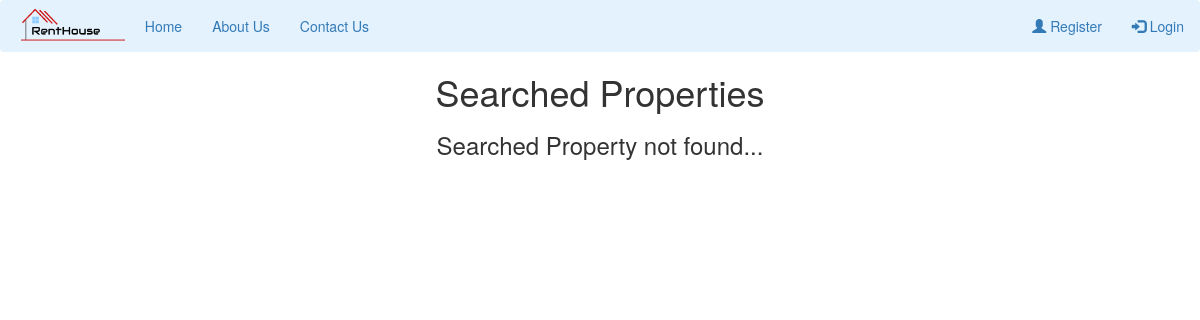
The app's page /search-property.php, older data.
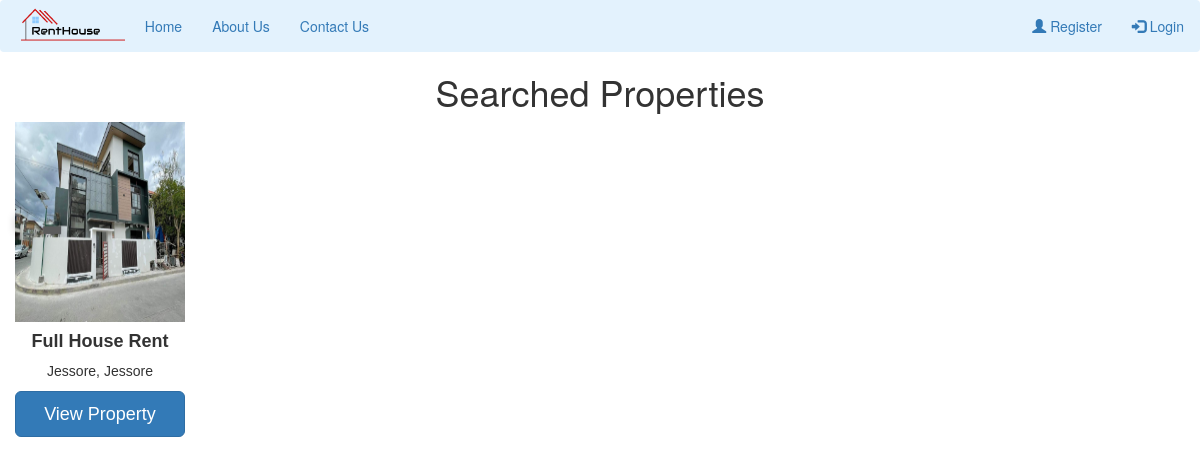
The same page, newer data.
### tables this page shows
CREATE TABLE `add_property` (
  `property_id` int(10) NOT NULL,
  `country` varchar(50) NOT NULL,
  `province` varchar(50) NOT NULL,
  `zone` varchar(50) NOT NULL,
  `district` varchar(50) NOT NULL,
  `city` varchar(100) NOT NULL,
  `vdc_municipality` varchar(50) NOT NULL,
  `ward_no` int(10) NOT NULL,
  `tole` varchar(100) NOT NULL,
  `contact_no` varchar(30) NOT NULL,
  `property_type` varchar(50) NOT NULL,
  `estimated_price` bigint(10) NOT NULL,
  `total_rooms` int(10) NOT NULL,
  `bedroom` int(10) NOT NULL,
  `living_room` int(10) NOT NULL,
  `kitchen` int(10) NOT NULL,
  `bathroom` int(10) NOT NULL,
  `description` varchar(2000) NOT NULL,
  `latitude` decimal(9,6) NOT NULL,
  `longitude` decimal(9,6) NOT NULL,
  `owner_id` int(10) NOT NULL,
  `booked` varchar(255) NOT NULL
);

CREATE TABLE `property_photo` (
  `property_photo_id` int(12) NOT NULL,
  `p_photo` varchar(500) NOT NULL,
  `property_id` int(11) NOT NULL
);

### search-property.php (the view, shortened to what this page needs)
<?php
include("navbar.php");
 ?>
 <?php
include("config/config.php");
 ?>
<!DOCTYPE html>
<html>
<head>
</head>
<body>
<?php
$q_string = $_POST['search_property'];
$sql="SELECT * FROM add_property where concat(zone,district,province,city,tole,property_type,country) like '%$q_string%'";
    $query=mysqli_query($db,$sql);
    echo '<center><h1>Searched Properties</h1></center>';
    if(mysqli_num_rows($query)>0)
    {
      while ($rows=mysqli_fetch_assoc($query)) {
        $property_id=$rows['property_id'];
?>
<div class="col-sm-2">
<div class="card">
<?php
        $sql2="SELECT * FROM property_photo where property_id='$property_id'";
    $query2=mysqli_query($db,$sql2);
    if(mysqli_num_rows($query2)>0)
    {
      $row=mysqli_fetch_assoc($query2);
        $photo=$row['p_photo'];
        echo  '<img class="image" src="owner/'.$photo.'">'; }?>
  <h4><b><?php echo $rows['property_type']; ?></b></h4>
  <p><?php echo $rows['city'].', '.$rows['district'] ?></p>
  <p><?php echo '<a href="view-property.php?property_id='.$rows['property_id'].'"  class="btn btn-lg btn-primary btn-block" >View Property </a><br>'; ?></p><br>
</div>
</div>
</body>
</html>
<?php
}
    }
    else{
    	echo "<center><h3>Searched Property not found...</h3></center>";
    }
    ?>

Row changes from the older to the newer data that the page shows:
added add_property: property_photo.p_photo (picture), property_type "Full House Rent", city "Jessore", district "Jessore"
Text that changed along with them:
text no longer shown: "Searched Property not found..."
